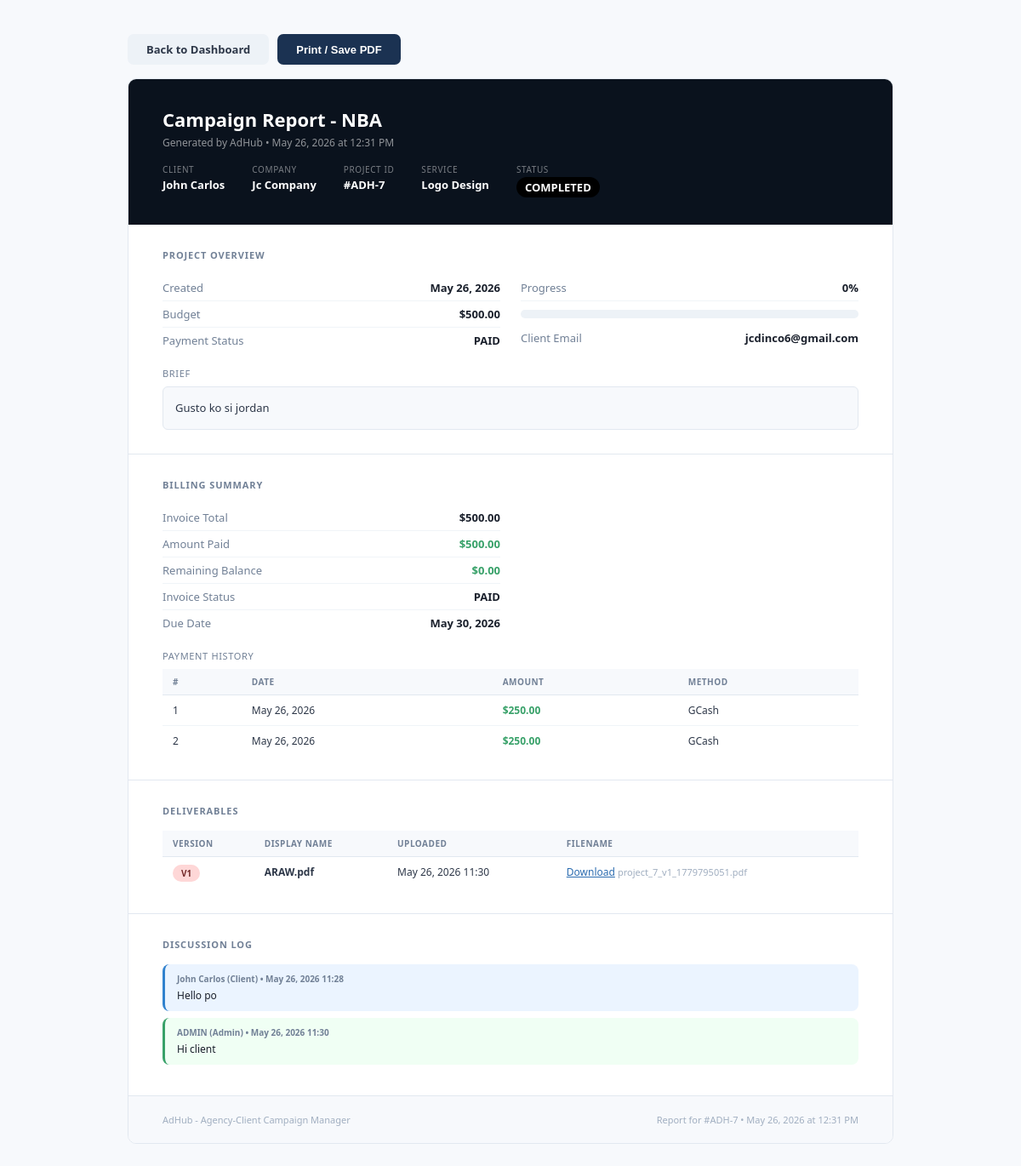
The app's page /report.php?id=7 (signed in) with its own data.
### tables this page shows
CREATE TABLE `tbl_projects` (
  `id` int(11) NOT NULL,
  `client_id` int(11) NOT NULL,
  `title` varchar(255) NOT NULL,
  `service_type` varchar(100) NOT NULL,
  `budget` decimal(12,2) DEFAULT 0.00,
  `payment_status` varchar(50) DEFAULT 'unpaid',
  `description` text DEFAULT NULL,
  `status` enum('pending','in-progress','revision','completed') DEFAULT 'pending',
  `progress_percent` int(11) DEFAULT 0,
  `created_at` timestamp NOT NULL DEFAULT current_timestamp()
);

CREATE TABLE `tbl_users` (
  `id` int(11) NOT NULL,
  `full_name` varchar(255) NOT NULL,
  `email` varchar(255) NOT NULL,
  `password` varchar(255) NOT NULL,
  `role` enum('client','admin') DEFAULT 'client',
  `company_name` varchar(255) DEFAULT NULL,
  `created_at` timestamp NOT NULL DEFAULT current_timestamp()
);

CREATE TABLE `tbl_invoices` (
  `id` int(11) NOT NULL,
  `project_id` int(11) NOT NULL,
  `total_amount` decimal(12,2) NOT NULL,
  `amount_paid` decimal(12,2) DEFAULT 0.00,
  `status` enum('unpaid','partial','paid') DEFAULT 'unpaid',
  `due_date` date DEFAULT NULL
);

CREATE TABLE `tbl_payments` (
  `id` int(11) NOT NULL,
  `invoice_id` int(11) NOT NULL,
  `amount` decimal(12,2) NOT NULL,
  `payment_method` varchar(50) DEFAULT NULL,
  `paid_at` timestamp NOT NULL DEFAULT current_timestamp()
);

CREATE TABLE `tbl_deliverables` (
  `id` int(11) NOT NULL,
  `project_id` int(11) NOT NULL,
  `file_path` text NOT NULL,
  `display_name` varchar(255) NOT NULL,
  `version` int(11) DEFAULT 1,
  `uploaded_at` timestamp NOT NULL DEFAULT current_timestamp()
);

CREATE TABLE `tbl_messages` (
  `id` int(11) NOT NULL,
  `project_id` int(11) NOT NULL,
  `sender_id` int(11) NOT NULL,
  `message` text NOT NULL,
  `sent_at` timestamp NOT NULL DEFAULT current_timestamp(),
  `created_at` timestamp NOT NULL DEFAULT current_timestamp()
);

### report.php (the view, shortened to what this page needs)
<?php
include('db_connection.php');
$project_id = intval($_GET['id'] ?? 0);
if ($_SESSION['role'] === 'admin') {
    $proj = mysqli_fetch_assoc(mysqli_query($conn,
        "SELECT p.*, u.full_name, u.email, u.company_name
         FROM tbl_projects p
         JOIN tbl_users u ON u.id = p.client_id
         WHERE p.id = '$project_id' LIMIT 1"));
}
$inv     = mysqli_fetch_assoc(mysqli_query($conn, "SELECT * FROM tbl_invoices WHERE project_id='$project_id' LIMIT 1"));
$balance = $inv ? round($inv['total_amount'] - $inv['amount_paid'], 2) : null;
$pays_q  = $inv ? mysqli_query($conn, "SELECT * FROM tbl_payments WHERE invoice_id='{$inv['id']}' ORDER BY paid_at ASC") : null;
$files_q = mysqli_query($conn, "SELECT * FROM tbl_deliverables WHERE project_id='$project_id' ORDER BY uploaded_at ASC");
$msgs_q  = mysqli_query($conn, "SELECT m.*, u.full_name, u.role FROM tbl_messages m JOIN tbl_users u ON u.id = m.sender_id WHERE m.project_id='$project_id' ORDER BY m.sent_at ASC");
$generated = date('F d, Y \a\t g:i A');
?>
<!DOCTYPE html>
<html lang="en">
<head>
</head>
<body>
<div class="toolbar no-print">
    <?php $back = ($_SESSION['role'] === 'admin') ? 'admin_dashboard.php' : 'client_dashboard.php'; ?>
    <a href="<?php echo $back; ?>" class="btn-back">Back to Dashboard</a>
    <button class="btn-print" onclick="window.print()">Print / Save PDF</button>
</div>
<div class="report-wrap">
    <div class="report-header">
        <h1>Campaign Report - <?php echo htmlspecialchars($proj['title']); ?></h1>
        <div class="sub">Generated by AdHub &bull; <?php echo $generated; ?></div>
        <div class="meta">
            <div class="meta-item"><label>Client</label><span><?php echo htmlspecialchars($proj['full_name']); ?></span></div>
            <div class="meta-item"><label>Company</label><span><?php echo htmlspecialchars($proj['company_name'] ?: 'N/A'); ?></span></div>
            <div class="meta-item"><label>Project ID</label><span>#ADH-<?php echo $proj['id']; ?></span></div>
            <div class="meta-item"><label>Service</label><span><?php echo htmlspecialchars($proj['service_type']); ?></span></div>
            <div class="meta-item">
                <label>Status</label>
                <?php
                $bc = ['pending'=>'badge-pending','in-progress'=>'badge-progress','revision'=>'badge-revision','completed'=>'badge-completed'][$proj['status']] ?? 'badge-pending';
                ?>
                <span><span class="badge <?php echo $bc; ?>"><?php echo $proj['status']; ?></span></span>
            </div>
        </div>
    </div>
    <div class="section">
        <div class="section-title">Project Overview</div>
        <div class="grid-2">
            <div>
                <div class="info-row"><span class="lbl">Created</span><span class="val"><?php echo date('M d, Y', strtotime($proj['created_at'])); ?></span></div>
                <div class="info-row"><span class="lbl">Budget</span><span class="val">$<?php echo number_format($proj['budget'], 2); ?></span></div>
                <div class="info-row"><span class="lbl">Payment Status</span><span class="val"><?php echo strtoupper($proj['payment_status']); ?></span></div>
            </div>
            <div>
                <div class="info-row"><span class="lbl">Progress</span><span class="val"><?php echo (int)$proj['progress_percent']; ?>%</span></div>
                <div style="padding:4px 0 8px;">
                    <div class="progress-wrap"><div class="progress-fill" style="width:<?php echo min(100,(int)$proj['progress_percent']); ?>%;"></div></div>
                </div>
                <div class="info-row"><span class="lbl">Client Email</span><span class="val"><?php echo htmlspecialchars($proj['email']); ?></span></div>
            </div>
        </div>
        <?php if ($proj['description']): ?>
        <div style="margin-top:16px;">
            <div style="font-size:11px;text-transform:uppercase;letter-spacing:.06em;color:#718096;margin-bottom:8px;">Brief</div>
            <div style="background:#f7f9fc;border:1px solid #e2e8f0;border-radius:6px;padding:14px;color:#2d3748;line-height:1.6;">
                <?php echo nl2br(htmlspecialchars($proj['description'])); ?>
            </div>
        </div>
        <?php endif; ?>
    </div>
    <div class="section">
        <div class="section-title">Billing Summary</div>
        <?php if ($inv): ?>
        <div class="grid-2">
            <div>
                <div class="info-row"><span class="lbl">Invoice Total</span><span class="val">$<?php echo number_format($inv['total_amount'], 2); ?></span></div>
                <div class="info-row"><span class="lbl">Amount Paid</span><span class="val val-green">$<?php echo number_format($inv['amount_paid'], 2); ?></span></div>
                <div class="info-row"><span class="lbl">Remaining Balance</span><span class="val <?php echo $balance > 0 ? 'val-red' : 'val-green'; ?>">$<?php echo number_format($balance, 2); ?></span></div>
                <div class="info-row"><span class="lbl">Invoice Status</span><span class="val"><?php echo strtoupper($inv['status']); ?></span></div>
                <?php if ($inv['due_date']): ?>
                <div class="info-row"><span class="lbl">Due Date</span><span class="val"><?php echo date('M d, Y', strtotime($inv['due_date'])); ?></span></div>
                <?php endif; ?>
            </div>
        </div>
        <?php if ($pays_q && mysqli_num_rows($pays_q) > 0): ?>
        <div style="margin-top:16px;">
            <div style="font-size:11px;text-transform:uppercase;letter-spacing:.06em;color:#718096;margin-bottom:8px;">Payment History</div>
            <table>
                <thead><tr><th>#</th><th>Date</th><th>Amount</th><th>Method</th></tr></thead>
                <tbody>
                    <?php $pn = 1; while ($pay = mysqli_fetch_assoc($pays_q)): ?>
                    <tr>
                        <td><?php echo $pn++; ?></td>
                        <td><?php echo date('M d, Y', strtotime($pay['paid_at'])); ?></td>
                        <td style="color:#38a169;font-weight:600;">$<?php echo number_format($pay['amount'], 2); ?></td>
                        <td><?php echo htmlspecialchars($pay['payment_method']); ?></td>
                    </tr>
                    <?php endwhile; ?>
                </tbody>
            </table>
        </div>
        <?php endif; ?>
        <?php else: ?>
        <p style="color:#718096;">No invoice has been created for this project.</p>
        <?php endif; ?>
    </div>
    <div class="section">
        <div class="section-title">Deliverables</div>
        <?php if (mysqli_num_rows($files_q) === 0): ?>
        <p style="color:#718096;">No files have been uploaded for this project.</p>
        <?php else: ?>
        <table>
            <thead><tr><th>Version</th><th>Display Name</th><th>Uploaded</th><th>Filename</th></tr></thead>
            <tbody>
                <?php while ($f = mysqli_fetch_assoc($files_q)): ?>
                <tr>
                    <td><span class="badge" style="background:#fed7d7;color:#742a2a;">v<?php echo $f['version']; ?></span></td>
                    <td style="font-weight:600;"><?php echo htmlspecialchars($f['display_name']); ?></td>
                    <td><?php echo date('M d, Y H:i', strtotime($f['uploaded_at'])); ?></td>
                    <td>
                        <a href="<?php echo htmlspecialchars($f['file_path']); ?>" class="no-print">Download</a>
                        <span style="font-size:11px;color:#a0aec0;"><?php echo basename($f['file_path']); ?></span>
                    </td>
                </tr>
                <?php endwhile; ?>
            </tbody>
        </table>
        <?php endif; ?>
    </div>
    <div class="section">
        <div class="section-title">Discussion Log</div>
        <?php if (mysqli_num_rows($msgs_q) === 0): ?>
        <p style="color:#718096;">No messages for this project.</p>
        <?php else: ?>
        <?php while ($m = mysqli_fetch_assoc($msgs_q)): ?>
        <div class="msg <?php echo $m['role'] === 'admin' ? 'msg-admin' : 'msg-client'; ?>">
            <div class="msg-meta">
                <?php echo htmlspecialchars($m['full_name']); ?> (<?php echo ucfirst($m['role']); ?>)
                &bull; <?php echo date('M d, Y H:i', strtotime($m['sent_at'])); ?>
            </div>
            <?php echo nl2br(htmlspecialchars($m['message'])); ?>
        </div>
        <?php endwhile; ?>
        <?php endif; ?>
    </div>
    <div class="report-footer">
        <span>AdHub - Agency-Client Campaign Manager</span>
        <span>Report for #ADH-<?php echo $proj['id']; ?> &bull; <?php echo $generated; ?></span>
    </div>
</div>
</body>
</html>

### report.php (style rules this page uses)
* { box-sizing: border-box; margin: 0; padding: 0; }
body { font-family: 'Segoe UI', Arial, sans-serif; font-size: 13px; color: #1a202c; background: #f7f9fc; padding: 40px; }
a { color: #2b6cb0; }
.report-wrap { max-width: 900px; margin: 0 auto; background: #fff; border: 1px solid #e2e8f0; border-radius: 10px; overflow: hidden; }
.report-header { background: #0a121d; color: #fff; padding: 32px 40px; }
.report-header h1 { font-size: 22px; font-weight: 700; margin-bottom: 4px; }
.report-header .sub { font-size: 12px; color: rgba(255,255,255,0.55); }
.report-header .meta { margin-top: 16px; display: flex; gap: 32px; flex-wrap: wrap; }
.meta-item label { font-size: 10px; text-transform: uppercase; letter-spacing: .06em; color: rgba(255,255,255,0.45); display: block; margin-bottom: 2px; }
.meta-item span { font-size: 13px; font-weight: 600; color: #fff; }
.section { padding: 28px 40px; border-bottom: 1px solid #e2e8f0; }
.section-title { font-size: 11px; font-weight: 700; text-transform: uppercase; letter-spacing: .08em; color: #718096; margin-bottom: 16px; }
.badge { display: inline-block; padding: 3px 10px; border-radius: 20px; font-size: 10px; ;font-weight: 700; text-transform: uppercase; }
.badge-completed { background:black; color:#22543d; }
.grid-2 { display: grid; grid-template-columns: 1fr 1fr; gap: 24px; }
.info-row { display: flex; justify-content: space-between; padding: 6px 0; border-bottom: 1px solid #f0f4f8; font-size: 13px; }
.info-row:last-child { border-bottom: none; }
.info-row .lbl { color: #718096; }
.info-row .val { font-weight: 600; }
.val-green { color: #38a169; }
.progress-wrap { background: #edf2f7; border-radius: 99px; height: 10px; margin-top: 6px; }
table { width: 100%; border-collapse: collapse; font-size: 12px; }
thead tr { background: #f7f9fc; }
th { text-align: left; padding: 8px 12px; font-size: 10px; text-transform: uppercase; letter-spacing: .05em; color: #718096; border-bottom: 1px solid #e2e8f0; }
td { padding: 9px 12px; border-bottom: 1px solid #f0f4f8; color: #2d3748; vertical-align: top; }
tr:last-child td { border-bottom: none; }
.msg { padding: 10px 14px; border-radius: 8px; margin-bottom: 8px; font-size: 12px; }
.msg-client { background: #ebf4ff; border-left: 3px solid #3182ce; }
.msg-admin { background: #f0fff4; border-left: 3px solid #38a169; }
.msg-meta { font-size: 10px; color: #718096; margin-bottom: 4px; font-weight: 600; }
.report-footer { background: #f7f9fc; padding: 20px 40px; display: flex; justify-content: space-between; align-items: center; font-size: 11px; color: #a0aec0; }
.toolbar { max-width: 900px; margin: 0 auto 16px; display: flex; gap: 10px; }
.btn-print { background: #1b3252; color: #fff; border: none; padding: 9px 22px; border-radius: 7px; font-size: 13px; font-weight: 600; cursor: pointer; }
.btn-back { background: #edf2f7; color: #2d3748; border: none; padding: 9px 22px; border-radius: 7px; font-size: 13px; font-weight: 600; cursor: pointer; text-decoration: none; display: inline-block; }

### records on screen
tbl_projects: title "NBA", client.full_name "John Carlos", client.company_name "Jc Company", id "7", service_type "Logo Design", status "COMPLETED", created_at "May 26, 2026", budget "500.00", payment_status "PAID", progress_percent "0", client.email "jcdinco6@gmail.com", description "Gusto ko si jordan"
tbl_invoices: total_amount "500.00", amount_paid "500.00", balance "0.00", status "PAID", due_date "May 30, 2026"
tbl_payments: paid_at "May 26, 2026", amount "250.00", payment_method "GCash"
tbl_payments: paid_at "May 26, 2026", amount "250.00", payment_method "GCash"
tbl_deliverables: version "1", display_name "ARAW.pdf", uploaded_at "May 26, 2026 11:30", file_path "project_7_v1_1779795051.pdf"
tbl_messages: sender.full_name "John Carlos", sender.role "Client", sent_at "May 26, 2026 11:28", message "Hello po"
tbl_messages: sender.full_name "ADMIN", sender.role "Admin", sent_at "May 26, 2026 11:30", message "Hi client"
